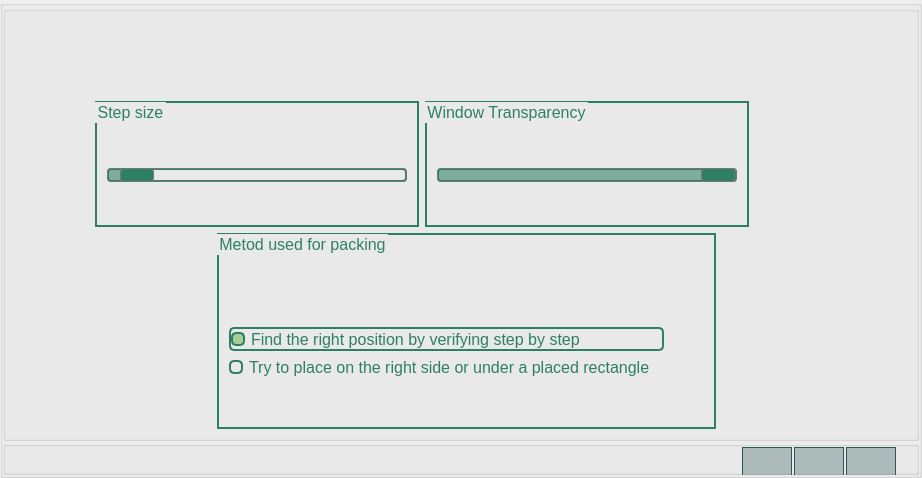
      <widget class="QWidget" name="page_4">
       <layout class="QVBoxLayout" name="verticalLayout_12">
        <property name="spacing">
         <number>0</number>
        </property>
        <property name="leftMargin">
         <number>0</number>
        </property>
        <property name="topMargin">
         <number>0</number>
        </property>
        <property name="rightMargin">
         <number>0</number>
        </property>
        <property name="bottomMargin">
         <number>0</number>
        </property>
        <item>
         <widget class="QGroupBox" name="groupBox_15">
          <property name="styleSheet">
           <string notr="true"/>
          </property>
          <property name="title">
           <string/>
          </property>
          <layout class="QVBoxLayout" name="verticalLayout_13">
           <property name="spacing">
            <number>0</number>
           </property>
           <property name="leftMargin">
            <number>0</number>
           </property>
           <property name="topMargin">
            <number>0</number>
           </property>
           <property name="rightMargin">
            <number>0</number>
           </property>
           <property name="bottomMargin">
            <number>0</number>
           </property>
           <item>
            <widget class="QGroupBox" name="groupBox_17">
             <property name="title">
              <string/>
             </property>
             <layout class="QVBoxLayout" name="verticalLayout_20">
              <item>
               <layout class="QHBoxLayout" name="horizontalLayout_13">
                <item>
                 <spacer name="horizontalSpacer_12">
                  <property name="orientation">
                   <enum>Qt::Horizontal</enum>
                  </property>
                  <property name="sizeHint" stdset="0">
                   <size>
                    <width>40</width>
                    <height>20</height>
                   </size>
                  </property>
                 </spacer>
                </item>
                <item>
                 <spacer name="horizontalSpacer_21">
                  <property name="orientation">
                   <enum>Qt::Horizontal</enum>
                  </property>
                  <property name="sizeHint" stdset="0">
                   <size>
                    <width>40</width>
                    <height>20</height>
                   </size>
                  </property>
                 </spacer>
                </item>
                <item>
                 <layout class="QVBoxLayout" name="verticalLayout_15">
                  <item>
                   <spacer name="verticalSpacer_3">
                    <property name="orientation">
                     <enum>Qt::Vertical</enum>
                    </property>
                    <property name="sizeType">
                     <enum>QSizePolicy::Fixed</enum>
                    </property>
                    <property name="sizeHint" stdset="0">
                     <size>
                      <width>20</width>
                      <height>80</height>
                     </size>
                    </property>
                   </spacer>
                  </item>
                  <item>
                   <widget class="QGroupBox" name="groupBox_19">
                    <property name="font">
                     <font>
                      <pointsize>12</pointsize>
                     </font>
                    </property>
                    <property name="styleSheet">
                     <string notr="true">QGroupBox #groupBox_19{ 
     border:2px  solid  #2d8064; 
	color:#2d8064; 
 }</string>
                    </property>
                    <property name="title">
                     <string>Step size</string>
                    </property>
                    <layout class="QVBoxLayout" name="verticalLayout_14">
                     <item>
                      <spacer name="verticalSpacer_5">
                       <property name="orientation">
                        <enum>Qt::Vertical</enum>
                       </property>
                       <property name="sizeHint" stdset="0">
                        <size>
                         <width>20</width>
                         <height>30</height>
                        </size>
                       </property>
                      </spacer>
                     </item>
                     <item>
                      <widget class="QSlider" name="horizontalSlider">
                       <property name="minimumSize">
                        <size>
                         <width>300</width>
                         <height>20</height>
                        </size>
                       </property>
                       <property name="maximumSize">
                        <size>
                         <width>16777215</width>
                         <height>20</height>
                        </size>
                       </property>
                       <property name="styleSheet">
                        <string notr="true">QSlider::groove:horizontal {
border: 2px solid #2d8064;
height: 10px;
border-radius: 4px;
}

QSlider::sub-page:horizontal {
border: 1px solid #777;
height: 10px;
background-color: rgba(45, 128, 100, 144);
border-radius: 4px;
}

QSlider::add-page:horizontal {
background-color: rgba(45, 128, 100, 0);
border: 1px solid #777;
height: 10px;
border-radius: 4px;
}

QSlider::handle:horizontal {
background-color: rgba(45, 128, 100, 255);
border: 1px solid #777;
width: 32px;
margin-top: -2px;
margin-bottom: -2px;
border-radius: 4px;
}

QSlider::handle:horizontal:hover 
{
border: 1px solid #444;
border-radius: 4px;
background-color: rgb(167, 206, 151);
}

</string>
                       </property>
                       <property name="minimum">
                        <number>1</number>
                       </property>
                       <property name="maximum">
                        <number>100</number>
                       </property>
                       <property name="singleStep">
                        <number>1</number>
                       </property>
                       <property name="pageStep">
                        <number>1</number>
                       </property>
                       <property name="value">
                        <number>5</number>
                       </property>
                       <property name="sliderPosition">
                        <number>5</number>
                       </property>
                       <property name="orientation">
                        <enum>Qt::Horizontal</enum>
                       </property>
                      </widget>
                     </item>
                     <item>
                      <spacer name="verticalSpacer_6">
                       <property name="orientation">
                        <enum>Qt::Vertical</enum>
                       </property>
                       <property name="sizeHint" stdset="0">
                        <size>
                         <width>20</width>
                         <height>30</height>
                        </size>
                       </property>
                      </spacer>
                     </item>
                    </layout>
                   </widget>
                  </item>
                 </layout>
                </item>
                <item>
                 <layout class="QVBoxLayout" name="verticalLayout_16">
                  <item>
                   <spacer name="verticalSpacer_10">
                    <property name="orientation">
                     <enum>Qt::Vertical</enum>
                    </property>
                    <property name="sizeType">
                     <enum>QSizePolicy::Fixed</enum>
                    </property>
                    <property name="sizeHint" stdset="0">
                     <size>
                      <width>20</width>
                      <height>80</height>
                     </size>
                    </property>
                   </spacer>
                  </item>
                  <item>
                   <widget class="QGroupBox" name="groupBox_24">
                    <property name="font">
                     <font>
                      <pointsize>12</pointsize>
                     </font>
                    </property>
                    <property name="styleSheet">
                     <string notr="true">QGroupBox #groupBox_24{ 
     border:2px  solid  #2d8064; 
	color:#2d8064; 
 }</string>
                    </property>
                    <property name="title">
                     <string>Window Transparency</string>
                    </property>
                    <layout class="QVBoxLayout" name="verticalLayout_21">
                     <item>
                      <spacer name="verticalSpacer_11">
                       <property name="orientation">
                        <enum>Qt::Vertical</enum>
                       </property>
                       <property name="sizeHint" stdset="0">
                        <size>
                         <width>20</width>
                         <height>30</height>
                        </size>
                       </property>
                      </spacer>
                     </item>
                     <item>
                      <widget class="QSlider" name="transparency_slider">
                       <property name="minimumSize">
                        <size>
                         <width>300</width>
                         <height>20</height>
                        </size>
                       </property>
                       <property name="maximumSize">
                        <size>
                         <width>16777215</width>
                         <height>20</height>
                        </size>
                       </property>
                       <property name="styleSheet">
                        <string notr="true">QSlider::groove:horizontal {
border: 2px solid #2d8064;
height: 10px;
border-radius: 4px;
}

QSlider::sub-page:horizontal {
border: 1px solid #777;
height: 10px;
background-color: rgba(45, 128, 100, 144);
border-radius: 4px;
}

QSlider::add-page:horizontal {
background-color: rgba(45, 128, 100, 0);
border: 1px solid #777;
height: 10px;
border-radius: 4px;
}

QSlider::handle:horizontal {
background-color: rgba(45, 128, 100, 255);
border: 1px solid #777;
width: 32px;
margin-top: -2px;
margin-bottom: -2px;
border-radius: 4px;
}

QSlider::handle:horizontal:hover 
{
border: 1px solid #444;
border-radius: 4px;
background-color: rgb(167, 206, 151);
}

</string>
                       </property>
                       <property name="minimum">
                        <number>60</number>
                       </property>
                       <property name="maximum">
                        <number>100</number>
                       </property>
                       <property name="singleStep">
                        <number>10</number>
                       </property>
                       <property name="pageStep">
                        <number>10</number>
                       </property>
                       <property name="value">
                        <number>100</number>
                       </property>
                       <property name="sliderPosition">
                        <number>100</number>
                       </property>
                       <property name="orientation">
                        <enum>Qt::Horizontal</enum>
                       </property>
                      </widget>
                     </item>
                     <item>
                      <spacer name="verticalSpacer_12">
                       <property name="orientation">
                        <enum>Qt::Vertical</enum>
                       </property>
                       <property name="sizeHint" stdset="0">
                        <size>
                         <width>20</width>
                         <height>30</height>
                        </size>
                       </property>
                      </spacer>
                     </item>
                    </layout>
                   </widget>
                  </item>
                 </layout>
                </item>
                <item>
                 <spacer name="horizontalSpacer_22">
                  <property name="orientation">
                   <enum>Qt::Horizontal</enum>
                  </property>
                  <property name="sizeHint" stdset="0">
                   <size>
                    <width>40</width>
                    <height>20</height>
                   </size>
                  </property>
                 </spacer>
                </item>
                <item>
                 <spacer name="horizontalSpacer_15">
                  <property name="orientation">
                   <enum>Qt::Horizontal</enum>
                  </property>
                  <property name="sizeHint" stdset="0">
                   <size>
                    <width>118</width>
                    <height>27</height>
                   </size>
                  </property>
                 </spacer>
                </item>
               </layout>
              </item>
              <item>
               <layout class="QHBoxLayout" name="horizontalLayout_16">
                <property name="leftMargin">
                 <number>10</number>
                </property>
                <item>
                 <spacer name="horizontalSpacer_19">
                  <property name="orientation">
                   <enum>Qt::Horizontal</enum>
                  </property>
                  <property name="sizeHint" stdset="0">
                   <size>
                    <width>40</width>
                    <height>20</height>
                   </size>
                  </property>
                 </spacer>
                </item>
                <item>
                 <widget class="QGroupBox" name="groupBox_25">
                  <property name="font">
                   <font>
                    <pointsize>12</pointsize>
                   </font>
                  </property>
                  <property name="styleSheet">
                   <string notr="true">QGroupBox #groupBox_25{ 
     border:2px  solid  #2d8064; 
	color:#2d8064; 
 }</string>
                  </property>
                  <property name="title">
                   <string>Metod used for packing</string>
                  </property>
                  <layout class="QVBoxLayout" name="verticalLayout_24">
                   <item>
                    <spacer name="verticalSpacer_4">
                     <property name="orientation">
                      <enum>Qt::Vertical</enum>
                     </property>
                     <property name="sizeType">
                      <enum>QSizePolicy::Fixed</enum>
                     </property>
                     <property name="sizeHint" stdset="0">
                      <size>
                       <width>20</width>
                       <height>60</height>
                      </size>
                     </property>
                    </spacer>
                   </item>
                   <item>
                    <layout class="QHBoxLayout" name="horizontalLayout_14">
                     <item>
                      <layout class="QVBoxLayout" name="verticalLayout_19">
                       <item>
                        <widget class="QRadioButton" name="radioButton">
                         <property name="font">
                          <font>
                           <pointsize>12</pointsize>
                          </font>
                         </property>
                         <property name="styleSheet">
                          <string notr="true"> QRadioButton::indicator:checked {
border:2px  solid  #2d8064; 
border-radius: 5px;
color:#2d8064; 
background-color: rgb(167, 206, 151);
}

QRadioButton::indicator:unchecked {
border:2px  solid  #2d8064; 
border-radius: 5px;
color:#2d8064; 
background-color: none;
}

QRadioButton:checked
{
border:2px  solid  #2d8064; 
border-radius: 5px;
color:#2d8064; 

}

QRadioButton:unchecked
{
color:#2d8064; 
}</string>
                         </property>
                         <property name="text">
                          <string>Find the right position by verifying step by step   </string>
                         </property>
                         <property name="checked">
                          <bool>true</bool>
                         </property>
                        </widget>
                       </item>
                       <item>
                        <widget class="QRadioButton" name="radioButton_2">
                         <property name="font">
                          <font>
                           <pointsize>12</pointsize>
                          </font>
                         </property>
                         <property name="styleSheet">
                          <string notr="true"> QRadioButton::indicator:checked {
border:2px  solid  #2d8064; 
border-radius: 5px;
color:#2d8064; 
background-color: rgb(167, 206, 151);
}

QRadioButton::indicator:unchecked {
border:2px  solid  #2d8064; 
border-radius: 5px;
color:#2d8064; 
background-color: none;
}

QRadioButton:checked
{
border:2px  solid  #2d8064; 
border-radius: 5px;
color:#2d8064; 

}

QRadioButton:unchecked
{
color:#2d8064; 
}</string>
                         </property>
                         <property name="text">
                          <string>Try to place on the right side or under a placed rectangle   </string>
                         </property>
                         <property name="checked">
                          <bool>false</bool>
                         </property>
                        </widget>
                       </item>
                      </layout>
                     </item>
                     <item>
                      <spacer name="horizontalSpacer_18">
                       <property name="orientation">
                        <enum>Qt::Horizontal</enum>
                       </property>
                       <property name="sizeHint" stdset="0">
                        <size>
                         <width>40</width>
                         <height>20</height>
                        </size>
                       </property>
                      </spacer>
                     </item>
                    </layout>
                   </item>
                   <item>
                    <spacer name="verticalSpacer_7">
                     <property name="orientation">
                      <enum>Qt::Vertical</enum>
                     </property>
                     <property name="sizeHint" stdset="0">
                      <size>
                       <width>20</width>
                       <height>40</height>
                      </size>
                     </property>
                    </spacer>
                   </item>
                  </layout>
                 </widget>
                </item>
                <item>
                 <spacer name="horizontalSpacer_20">
                  <property name="orientation">
                   <enum>Qt::Horizontal</enum>
                  </property>
                  <property name="sizeHint" stdset="0">
                   <size>
                    <width>40</width>
                    <height>20</height>
                   </size>
                  </property>
                 </spacer>
                </item>
               </layout>
              </item>
             </layout>
            </widget>
           </item>
           <item>
            <widget class="QGroupBox" name="groupBox_16">
             <property name="minimumSize">
              <size>
               <width>0</width>
               <height>34</height>
              </size>
             </property>
             <property name="maximumSize">
              <size>
               <width>16777215</width>
               <height>34</height>
              </size>
             </property>
             <property name="styleSheet">
              <string notr="true">QGroupBox
{
background-color:none;
}</string>
             </property>
             <property name="title">
              <string/>
             </property>
             <layout class="QHBoxLayout" name="horizontalLayout_12">
              <property name="spacing">
               <number>2</number>
              </property>
              <property name="leftMargin">
               <number>0</number>
              </property>
              <property name="topMargin">
               <number>0</number>
              </property>
              <property name="rightMargin">
               <number>20</number>
              </property>
              <property name="bottomMargin">
               <number>0</number>
              </property>
              <item>
               <spacer name="horizontalSpacer_14">
                <property name="orientation">
                 <enum>Qt::Horizontal</enum>
                </property>
                <property name="sizeHint" stdset="0">
                 <size>
                  <width>292</width>
                  <height>20</height>
                 </size>
                </property>
               </spacer>
              </item>
              <item>
               <widget class="QPushButton" name="home_4">
                <property name="sizePolicy">
                 <sizepolicy hsizetype="Fixed" vsizetype="Fixed">
                  <horstretch>0</horstretch>
                  <verstretch>0</verstretch>
                 </sizepolicy>
                </property>
                <property name="minimumSize">
                 <size>
                  <width>50</width>
                  <height>30</height>
                 </size>
                </property>
                <property name="maximumSize">
                 <size>
                  <width>50</width>
                  <height>30</height>
                 </size>
                </property>
                <property name="toolTip">
                 <string>&lt;html&gt;&lt;head/&gt;&lt;body&gt;&lt;p&gt;&lt;span style=&quot; font-size:12pt;&quot;&gt;home&lt;/span&gt;&lt;/p&gt;&lt;/body&gt;&lt;/html&gt;</string>
                </property>
                <property name="styleSheet">
                 <string notr="true">  QPushButton {
	 background-color: rgba(41, 90, 86, 80);
	  border-color: rgb(41, 90, 86);
      border-style:solid;
      border-width:1px;
      font:  14px; 
	  color: rgb(41, 90, 86);
  }
  QPushButton:hover:!pressed {
	 background-color: rgba(167, 206, 151,120);
	  border-color: rgba(41, 90, 86,164);
      border-style:solid;
  }</string>
                </property>
                <property name="text">
                 <string/>
                </property>
                <property name="icon">
                 <iconset>
                  <normalon>:/icons/app_icons/home.png</normalon>
                 </iconset>
                </property>
                <property name="iconSize">
                 <size>
                  <width>28</width>
                  <height>28</height>
                 </size>
                </property>
               </widget>
              </item>
              <item>
               <widget class="QPushButton" name="to_packing">
                <property name="sizePolicy">
                 <sizepolicy hsizetype="Fixed" vsizetype="Fixed">
                  <horstretch>0</horstretch>
                  <verstretch>0</verstretch>
                 </sizepolicy>
                </property>
                <property name="minimumSize">
                 <size>
                  <width>50</width>
                  <height>30</height>
                 </size>
                </property>
                <property name="maximumSize">
                 <size>
                  <width>50</width>
                  <height>30</height>
                 </size>
                </property>
                <property name="toolTip">
                 <string>&lt;html&gt;&lt;head/&gt;&lt;body&gt;&lt;p&gt;&lt;span style=&quot; font-size:12pt;&quot;&gt;to packing method&lt;/span&gt;&lt;/p&gt;&lt;/body&gt;&lt;/html&gt;</string>
                </property>
                <property name="styleSheet">
                 <string notr="true">  QPushButton {
	 background-color: rgba(41, 90, 86, 80);
	  border-color: rgb(41, 90, 86);
      border-style:solid;
      border-width:1px;
      font:  14px; 
	  color: rgb(41, 90, 86);
  }
  QPushButton:hover:!pressed {
	 background-color: rgba(167, 206, 151,120);
	  border-color: rgba(41, 90, 86,164);
      border-style:solid;
  }</string>
                </property>
                <property name="text">
                 <string/>
                </property>
                <property name="icon">
                 <iconset>
                  <disabledon>:/icons/app_icons/bpp.png</disabledon>
                 </iconset>
                </property>
                <property name="iconSize">
                 <size>
                  <width>26</width>
                  <height>26</height>
                 </size>
                </property>
               </widget>
              </item>
              <item>
               <widget class="QPushButton" name="help_4">
                <property name="sizePolicy">
                 <sizepolicy hsizetype="Fixed" vsizetype="Fixed">
                  <horstretch>0</horstretch>
                  <verstretch>0</verstretch>
                 </sizepolicy>
                </property>
                <property name="minimumSize">
                 <size>
                  <width>50</width>
                  <height>30</height>
                 </size>
                </property>
                <property name="maximumSize">
                 <size>
                  <width>50</width>
                  <height>30</height>
                 </size>
                </property>
                <property name="toolTip">
                 <string>&lt;html&gt;&lt;head/&gt;&lt;body&gt;&lt;p&gt;&lt;span style=&quot; font-size:12pt;&quot;&gt;help&lt;/span&gt;&lt;/p&gt;&lt;/body&gt;&lt;/html&gt;</string>
                </property>
                <property name="styleSheet">
                 <string notr="true">  QPushButton {
	 background-color: rgba(41, 90, 86, 80);
	  border-color: rgb(41, 90, 86);
      border-style:solid;
      border-width:1px;
      font:  14px; 
	  color: rgb(41, 90, 86);
  }
  QPushButton:hover:!pressed {
	 background-color: rgba(167, 206, 151,120);
	  border-color: rgba(41, 90, 86,164);
      border-style:solid;
  }</string>
                </property>
                <property name="text">
                 <string/>
                </property>
                <property name="icon">
                 <iconset>
                  <normalon>:/icons/app_icons/help.png</normalon>
                 </iconset>
                </property>
                <property name="iconSize">
                 <size>
                  <width>24</width>
                  <height>24</height>
                 </size>
                </property>
               </widget>
              </item>
             </layout>
            </widget>
           </item>
          </layout>
         </widget>
        </item>
       </layout>
      </widget>
